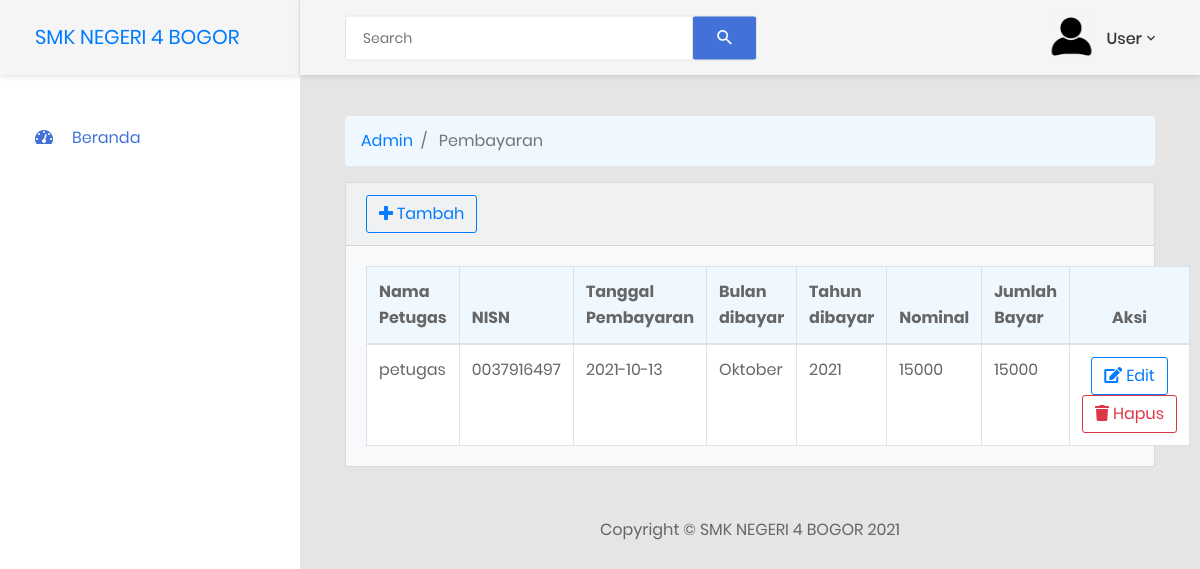
The page /index.php/admin/pembayaran on the database as committed earlier.
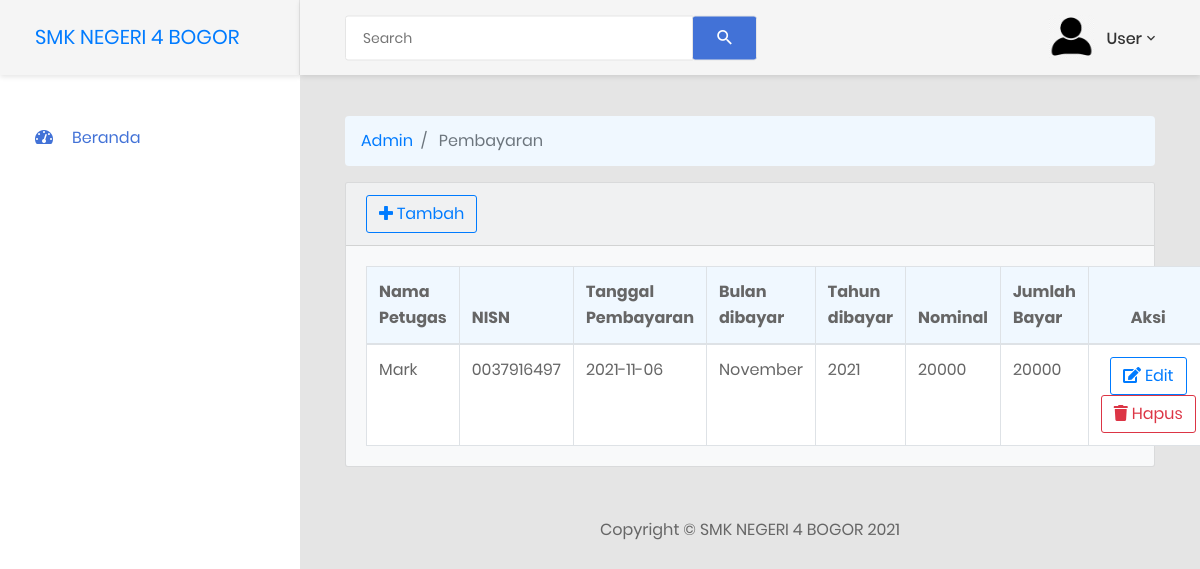
The same page on the database as committed later.
### tables this page shows
CREATE TABLE `pembayaran` (
  `id_pembayaran` int(11) NOT NULL,
  `id_petugas` int(11) NOT NULL,
  `nisn` varchar(10) NOT NULL,
  `tgl_bayar` date NOT NULL,
  `bulan_bayar` varchar(8) NOT NULL,
  `tahun_bayar` varchar(4) NOT NULL,
  `id_spp` int(11) NOT NULL,
  `jumlah_bayar` varchar(20) NOT NULL
);

CREATE TABLE `petugas` (
  `id_petugas` int(11) NOT NULL,
  `nama_petugas` varchar(35) NOT NULL,
  `id_login` int(11) NOT NULL,
  `image` varchar(255) NOT NULL
);

CREATE TABLE `siswa` (
  `nisn` varchar(10) NOT NULL,
  `nis` varchar(8) NOT NULL,
  `nama` varchar(35) NOT NULL,
  `id_kelas` int(11) NOT NULL,
  `alamat` text NOT NULL,
  `no_telp` varchar(13) NOT NULL,
  `id_spp` int(11) NOT NULL,
  `id_login` int(11) NOT NULL,
  `image` varchar(255) NOT NULL DEFAULT 'default.jpg'
);

CREATE TABLE `spp` (
  `id_spp` int(11) NOT NULL,
  `tahun` varchar(30) NOT NULL,
  `nominal` varchar(20) NOT NULL
);

### application/controllers/admin/pembayaran.php (called while the page is built, shortened)
<?php
class Pembayaran extends CI_Controller
{
    function __construct()
    {
        $this->load->model("pembayaran_model");
        $this->load->model("petugas_model");
        $this->load->model("siswa_model");
        $this->load->model("spp_model");
        $this->load->library('form_validation');
    }
    public function index()
    {
        $data['title'] = "Pembayaran";
        $data['GetPembayaran'] = $this->pembayaran_model->getAll();
        $data['content'] = 'pembayaran/v_pembayaran';
        $this->load->view('admin/overview_view', $data);
    }
}

### index.php (called while the page is built, shortened)
<?php
require_once BASEPATH.'core/CodeIgniter.php';

### application/models/Pembayaran_model.php (called while the page is built, shortened)
<?php
class Pembayaran_model extends CI_Model
{
    public function getAll()
    {
        $this->db->select('*');
        $this->db->from('pembayaran');
        $this->db->join('petugas', 'pembayaran.id_petugas=petugas.id_petugas');
        $this->db->join('siswa', 'pembayaran.nisn=siswa.nisn');
        $this->db->join('spp', 'pembayaran.id_spp=spp.id_spp');
        $query = $this->db->get();
        return $query->result();
    }
}

### application/views/pembayaran/v_pembayaran.php (the view)
<div class="card bg-light ">
    <div class="card-header">
        <a class="btn btn-outline-primary" href="<?php echo site_url('admin/pembayaran/add') ?>">
            <i class="fa fa-plus" aria-hidden="true"></i>
            Tambah
        </a>
    </div>
    <div class="card-body">
        <table id="example" class="table table-striped table-bordered" style="width:100%; background-color:aliceblue;">
            <thead>
                <tr>
                    <th style="width: 150px;">Nama Petugas</th>
                    <th style="width: 50px;">NISN</th>
                    <th style="width: 50px;">Tanggal Pembayaran</th>
                    <th style="width: 50px;">Bulan dibayar</th>
                    <th style="width: 50px;">Tahun dibayar</th>
                    <th style="width: 200px;">Nominal</th>
                    <th style="width: 200px;">Jumlah Bayar</th>
                    <th class="text-center" style="width: 500px;">Aksi</th>
                </tr>
            </thead>
            <tbody>
                <?php
                if (!empty($GetPembayaran)) {
                    foreach ($GetPembayaran as $GetR) {
                ?>
                        <tr>
                            <td><?php echo $GetR->nama_petugas; ?></td>
                            <td><?php echo $GetR->nisn; ?></td>
                            <td><?php echo $GetR->tgl_bayar; ?></td>
                            <td><?php echo $GetR->bulan_bayar; ?></td>
                            <td><?php echo $GetR->tahun_bayar; ?></td>
                            <td><?php echo $GetR->nominal; ?></td>
                            <td><?php echo $GetR->jumlah_bayar; ?></td>
                            <td class="text-center">
                                <a class="btn btn-outline-primary" href="<?php echo site_url('admin/pembayaran/edit/') . $GetR->id_pembayaran ?>">
                                    <i class="fa fa-pencil-square-o" aria-hidden="true"></i>
                                    Edit
                                </a>
                                <a class="btn btn-outline-danger" onclick="return confirm('Apakah Anda Yakin Ingin Menghapus Data Ini?')" href="<?php echo site_url('admin/pembayaran/delete/') . $GetR->id_pembayaran ?>">
                                    <i class="fa fa-trash" aria-hidden="true"></i>
                                    Hapus
                                </a>
                            </td>
                        </tr>
                <?php
                    }
                }
                ?>
            </tbody>
        </table>
    </div>
</div>

### application/views/admin/overview_view.php (shortened to what this page needs)
<!DOCTYPE html>
<html lang="en">
<head>
    <link href="<?php echo base_url('assets/admin/css/font-face.css')?>" rel="stylesheet" media="all">
    <link href="<?php echo base_url('assets/admin/vendor/font-awesome-4.7/css/font-awesome.min.css')?>" rel="stylesheet" media="all">
    <link href="<?php echo base_url('assets/admin/vendor/font-awesome-5/css/fontawesome-all.min.css')?>" rel="stylesheet" media="all">
    <link href="<?php echo base_url('assets/admin/vendor/mdi-font/css/material-design-iconic-font.min.css')?>" rel="stylesheet" media="all">
    <link href="<?php echo base_url('assets/admin/vendor/bootstrap-4.1/bootstrap.min.css')?>" rel="stylesheet" media="all">
    <link href="<?php echo base_url('assets/admin/vendor/animsition/animsition.min.css')?>" rel="stylesheet" media="all">
    <link href="<?php echo base_url('assets/admin/vendor/bootstrap-progressbar/bootstrap-progressbar-3.3.4.min.css')?>" rel="stylesheet" media="all">
    <link href="<?php echo base_url('assets/admin/vendor/wow/animate.css')?>" rel="stylesheet" media="all">
    <link href="<?php echo base_url('assets/admin/vendor/css-hamburgers/hamburgers.min.css')?>" rel="stylesheet" media="all">
    <link href="<?php echo base_url('assets/admin/vendor/slick/slick.css')?>" rel="stylesheet" media="all">
    <link href="<?php echo base_url('assets/admin/vendor/select2/select2.min.css')?>" rel="stylesheet" media="all">
    <link href="<?php echo base_url('assets/admin/vendor/perfect-scrollbar/perfect-scrollbar.css')?>" rel="stylesheet" media="all">
    <link href="<?php echo base_url('assets/admin/css/theme.css')?>" rel="stylesheet" media="all">
</head>
<body class="animsition">
    <div class="page-wrapper">
        <?php $this->load->view("admin/_partials/sidebar.php"); ?>
        <div class="page-container">
            <?php $this->load->view("admin/_partials/navbar.php"); ?>
            <div class="main-content">
                <div class="section__content section__content--p30">
                    <div class="container-fluid">
                        <?php $this->load->view("admin/_partials/breadcrump.php"); ?>
                        <?php $this->load->view($content); ?>
                        <?php $this->load->view("admin/_partials/footer.php"); ?>
                    </div>
                </div>
            </div>
        </div>
    </div>
</body>
</html>

### application/views/admin/_partials/sidebar.php (shortened to what this page needs)
<aside class="menu-sidebar d-none d-lg-block">
    <div class="logo">
        <a class="navbar-brand" href="<?php echo site_url('admin') ?>">
            <?php echo SITE_NAME ?>
        </a>
    </div>
    <div class="menu-sidebar__content js-scrollbar1">
        <nav class="navbar-sidebar">
            <ul class="list-unstyled navbar__list">
                <?php if ($this->session->userdata('akses') == 'admin') : ?>
                    <li class="active has-sub">
                        <a class="js-arrow" href="<?php echo site_url('admin/overview') ?>">
                            <i class="fas fa-home"></i>Beranda</a>
                    </li>
                    <li>
                        <a href="<?php echo site_url('admin/spp') ?>">
                            <i class="fas fa-money-bill-alt"></i>SPP</a>
                    </li>
                    <li>
                        <a href="<?php echo site_url('admin/kompetensi_keahlian') ?>">
                            <i class="fas fa-list-ul"></i>Kompetensi Keahlian</a>
                    </li>
                    <li>
                        <a href="<?php echo site_url('admin/kelas') ?>">
                            <i class="fas fa-list-ul"></i>Kelas</a>
                    </li>
                    <li>
                        <a href="<?php echo site_url('admin/siswa') ?>">
                            <i class="fas fa-users"></i>Siswa</a>
                    </li>
                    <li>
                        <a href="<?php echo site_url('admin/petugas') ?>">
                            <i class="fas fa-users"></i>Petugas</a>
                    </li>
                    <li>
                        <a href="<?php echo site_url('admin/pembayaran') ?>">
                            <i class="fas fa-history"></i>Transaksi Pembayaran</a>
                    </li>
                <?php else : ?>
                    <li class="active has-sub">
                        <a class="js-arrow" href="<?php echo site_url('admin/overview') ?>">
                            <i class="fas fa-tachometer-alt"></i>Beranda</a>
                    </li>
                <?php endif; ?>
            </ul>
        </nav>
    </div>
</aside>

### application/views/admin/_partials/navbar.php (shortened to what this page needs)
<header class="header-desktop">
    <div class="section__content section__content--p30">
        <div class="container-fluid">
            <div class="header-wrap">
                <form class="form-header" action="" method="POST">
                    <input class="au-input au-input--xl" type="text" name="search" placeholder="Search" />
                    <button class="au-btn--submit" type="submit">
                        <i class="zmdi zmdi-search"></i>
                    </button>
                </form>
                <div class="header-button">
                    <div class="account-wrap">
                        <div class="account-item clearfix js-item-menu">
                            <div class="image">
                                <img src="<?php echo base_url('assets/admin/images/icon/profile.png') ?>" />
                            </div>
                            <div class="content">
                                <a class="js-acc-btn" href="#">User</a>
                            </div>
                        </div>
                    </div>
                </div>
            </div>
        </div>
    </div>
</header>

### application/views/admin/_partials/breadcrump.php
<ol class="breadcrumb" style="background-color: aliceblue;">
    <?php foreach ($this->uri->segments as $segment) : ?>
        <?php
        $url = substr($this->uri->uri_string, 0, strpos($this->uri->uri_string, $segment)) . $segment;
        $is_active = $url == $this->uri->uri_string;
        ?>
        <li class="breadcrumb-item <?php echo $is_active ? 'active' : '' ?>">
            <?php if ($is_active) : ?>
                <?php echo ucfirst($segment) ?>
            <?php else : ?>
                <a href="<?php echo site_url($url) ?>"><?php echo ucfirst($segment) ?></a>
            <?php endif; ?>
        </li>
    <?php endforeach; ?>
</ol>

### application/views/admin/_partials/footer.php
<footer class="sticky-footer">
    <div class="container my-auto">
        <div class="copyright text-center my-auto">
            <span>Copyright © <?php echo SITE_NAME . " " . Date('Y') ?></span>
        </div>
    </div>
</footer>

Rows that differ between the two databases and show on the page:
removed pembayaran: id_petugas.nama_petugas "petugas", nisn.nisn "0037916497", tgl_bayar "2021-10-13", bulan_bayar "Oktober", tahun_bayar "2021", id_spp.nominal "15000", jumlah_bayar "15000"
added pembayaran: id_petugas.nama_petugas "Mark", nisn.nisn "0037916497", tgl_bayar "2021-11-06", bulan_bayar "November", tahun_bayar "2021", id_spp.nominal "20000", jumlah_bayar "20000"
